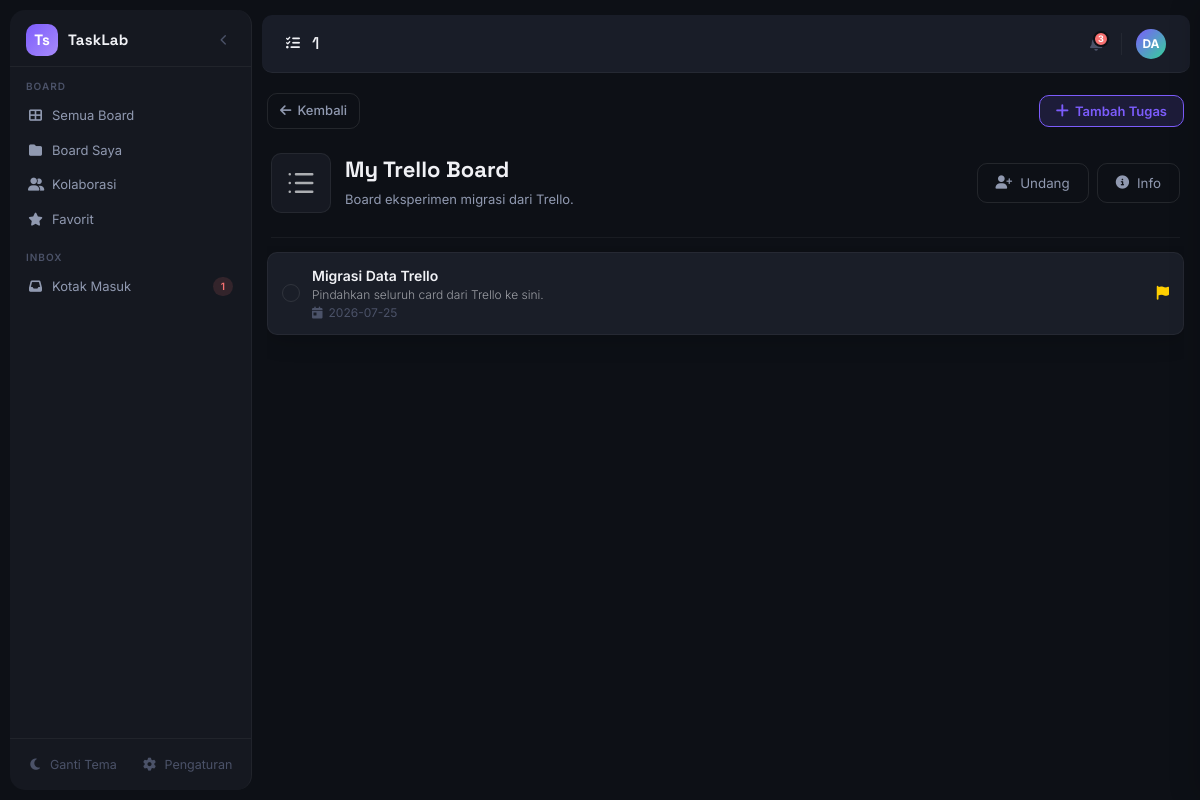
The page /dashboard/board.php?id=3 (signed in) on the database its author committed.
### tables this page shows
CREATE TABLE `boards` (
  `id` int PRIMARY KEY AUTO_INCREMENT,
  `board_name` varchar(255),
  `description` text,
  `cover_board` varchar(255),
  `owner` int,
  `created_at` timestamp,
  `updated_at` timestamp
);

CREATE TABLE `tasks` (
  `id` int PRIMARY KEY AUTO_INCREMENT,
  `task_name` varchar(255),
  `description` text,
  `due_date` datetime,
  `board_id` int,
  `task_status` enum('TODO','DONE'),
  `task_priority` enum('LOW','MEDIUM','HIGH'),
  `created_at` timestamp,
  `updated_at` timestamp
);

### actions/collaboration/invite_helper.php (called while the page is built, shortened)
<?php
function getBoardRole($conn, $board_id, $user_id)
{
    $stmt = mysqli_prepare($conn, "SELECT owner FROM boards WHERE id = ?");
    mysqli_stmt_bind_param($stmt, "i", $board_id);
    mysqli_stmt_execute($stmt);
    $board = mysqli_fetch_assoc(mysqli_stmt_get_result($stmt));
    if ((int) $board['owner'] === (int) $user_id) {
        return 'owner';
    }
    $stmt = mysqli_prepare($conn, "SELECT role FROM board_members WHERE board_id = ? AND user_id = ?");
    mysqli_stmt_bind_param($stmt, "ii", $board_id, $user_id);
    mysqli_stmt_execute($stmt);
    $member = mysqli_fetch_assoc(mysqli_stmt_get_result($stmt));
    return $member ? $member['role'] : null;
}
function canInviteToBoard($conn, $board_id, $user_id)
{
    $role = getBoardRole($conn, $board_id, $user_id);
    return in_array($role, ['owner', 'admin'], true);
}

### actions/board/detail_board_get.php (called while the page is built, shortened)
<?php
$board_id = (int) $_GET['id'];
$stmtboard = mysqli_prepare($conn, "SELECT * FROM boards WHERE id = ?");
mysqli_stmt_bind_param($stmtboard, "i", $board_id);
mysqli_stmt_execute($stmtboard);
$resultboard = mysqli_stmt_get_result($stmtboard);
function getTasksByBoard($board_id)
{
    global $conn;
    $stmt = mysqli_prepare(
        $conn,
        "SELECT *
         FROM tasks
         WHERE board_id = ?
         ORDER BY created_at DESC"
    );
    mysqli_stmt_bind_param($stmt, "i", $board_id);
    mysqli_stmt_execute($stmt);
    return mysqli_stmt_get_result($stmt);
}

### dashboard/board.php (the view, shortened to what this page needs)
<?php
include "../actions/connection.php";
include "../actions/board/detail_board_get.php";
include "../actions/board/board_collab_get.php";
include "../actions/collaboration/invite_helper.php";
$board_id = (int) $_GET['id'];
$tasks  = getTasksByBoard($board_id);
$current_user_id = (int) ($_SESSION['user_id'] ?? 0);
$canInvite        = canInviteToBoard($conn, $board_id, $current_user_id);
?>
<!DOCTYPE html>
<html lang="id">
<head>
    <link rel="stylesheet" href="https://cdnjs.cloudflare.com/ajax/libs/font-awesome/6.5.0/css/all.min.css" />
    <link rel="stylesheet" href="../public/css/profile.css">
    <link rel="stylesheet" href="../public/css/global.css" />
    <link rel="stylesheet" href="../public/css/theme.css" />
    <link rel="stylesheet" href="../public/css/board-detail.css" />
    <link rel="stylesheet" href="../public/css/board-info-panel.css" />
    <link rel="stylesheet" href="../public/css/index.css" />
    <link rel="stylesheet" href="../public/css/modal.css" />
    <link rel="stylesheet" href="../public/css/header.css" />
    <link rel="stylesheet" href="../public/css/sidebar.css" />
</head>
<body>
    <div class="shell">
        <?php include '../includes/sidebar.php'; ?>
        <div class="content-col">
            <?php include '../includes/header.php'; ?>
            <div class="root">
                <main class="main-board">
                    <div class="board-detail">
                        <div class="toolbar">
                            <a href="/dashboard.php" class="btn-back">
                                <i class="fa-solid fa-arrow-left"></i> Kembali
                            </a>
                            <button class="btn-add" onclick="openTodoModal(<?= $board['id'] ?>)">
                                <i class="fa-solid fa-plus"></i> Tambah Tugas
                            </button>
                        </div>
                        <div class="board-detail-header">
                            <div class="board-detail-left">
                                <div class="group-icon">
                                    <svg xmlns="http://www.w3.org/2000/svg" width="1em" height="1em" viewBox="0 0 24 24">
                                        <path d="M0 0h24v24H0z" fill="none" />
                                        <path fill="none" stroke="currentColor" stroke-linecap="round" stroke-linejoin="round" stroke-width="2" d="M3 5h.01M3 12h.01M3 19h.01M8 5h13M8 12h13M8 19h13" />
                                    </svg>
                                </div>
                                <div>
                                    <h1 class="board-detail-title" id="boardTitle">
                                        <?= $board['board_name'] ?>
                                    </h1>
                                    <p class="board-detail-desc" id="boardDesc">
                                        <?= $board['description'] ?>
                                    </p>
                                </div>
                            </div>
                            <div class="board-detail-actions">
                                <?php if ($canInvite): ?>
                                    <button class="btn-cancel" id="boardInviteToggleBtn"
                                        onclick="document.getElementById('inviteModal').classList.add('show')">
                                        <i class="fa-solid fa-user-plus"></i>
                                        <span style="margin-left: 5px;">Undang</span>
                                    </button>
                                <?php endif; ?>
                                <button class="btn-cancel" id="boardChatToggleBtn" onclick="BoardInfoPanel.toggle()">
                                    <i class="fa-solid fa-circle-info"></i>
                                    <span style="margin-left: 5px;">Info</span>
                                </button>
                            </div>
                        </div>
                        <div class="divider-section"></div>
                        <div class="board-detail-list" id="boardDetailBody">
                            <div class="tasks-list tasks-list-detail">
                                <?php if (mysqli_num_rows($tasks) === 0): ?>
                                    <div class="empty-state">
                                        <i class="fa-solid fa-clipboard-list"></i>
                                        <p>Belum ada tugas di board ini.</p>
                                    </div>
                                <?php else: ?>
                                    <?php while ($task = mysqli_fetch_assoc($tasks)): ?>
                                        <?php
                                        $dot = "gray";
                                        switch ($task['task_priority']) {
                                            case "MEDIUM":
                                                $dot = "#FFCF00";
                                                break;
                                        }
                                        $isDone = $task['task_status'] === 'DONE';
                                        ?>
                                        <div class="task-card <?= $isDone ? 'done' : '' ?>">
                                            <div class="task-check <?= $isDone ? 'done' : '' ?>"
                                                data-task-id="<?= $task['id'] ?>"
                                                onclick="event.stopPropagation(); TaskToggle.toggle(this)"></div>
                                            <div class="task-body" onclick="TaskDetailModal.open(<?= $task['id'] ?>)">
                                                <div class="task-title">
                                                    <?= $task['task_name'] ?>
                                                </div>
                                                <div class="task-desc">
                                                    <?= $task['description'] ?>
                                                </div>
                                                <div class="task-meta">
                                                    <?php if (!empty($task['due_date'])): ?>
                                                        <div class="task-meta-item">
                                                            <i class="fa-solid fa-calendar-day"></i>
                                                            <span><?= date('Y-m-d', strtotime($task['due_date'])) ?></span>
                                                        </div>
                                                    <?php endif; ?>
                                                </div>
                                            </div>
                                            <div class="task-right">
                                                <i class="fa-solid fa-flag" style="color: <?= $dot ?>"></i>
                                            </div>
                                        </div>
                                    <?php endwhile; ?>
                                <?php endif; ?>
                            </div>
                        </div>
                    </div>
                </main>
            </div>
        </div>
    </div>
</body>
</html>

### public/css/global.css (style rules this page uses)
:root { --bg-rail: #191d28; --bg-deep: #0d1016; --bg-panel: #151820; --bg-card: #1a1e28; --bg-hover: #ffffff08; --border: #ffffff0d; --border-hi: #ffffff18; --accent: #7c5cfc; --accent-dim: #7c5cfc26; --accent-glow: #7c5cfc55; --accent2: #34d399; --accent2-dim: #34d39926; --text-hi: #f0f1f5; --text-mid: #9099b0; --text-lo: #4b5268; --danger: #f87171; --warn: #fbbf24; --success: #34d399; --rail-w: 64px; --nav-w: 242px; --header-h: 58px; --footer-h: 44px; --font-body: "Inter", sans-serif; --font-display: "Space Grotesk", sans-serif; --r-sm: 6px; --r-md: 10px; --r-lg: 14px; --shadow-card: 0 4px 24px #00000030; }
*, *::before, *::after { box-sizing: border-box; margin: 0; padding: 0; }
html, body { height: 100%; font-family: var(--font-body); background: var(--bg-deep); color: var(--text-hi); font-size: 14px; line-height: 1.5; -webkit-font-smoothing: antialiased; }
a { text-decoration: none; color: inherit; }
button { font-family: var(--font-body); cursor: pointer; border: none; }
.shell { display: flex; height: 100vh; overflow: hidden; padding: 10px; gap: 10px; }
.content-col { display: flex; flex-direction: column; flex: 1; min-width: 0; overflow: hidden; }
.btn-back { display: flex; align-items: center; gap: 6px; color: var(--text-mid); font-size: 13px; font-weight: 500; text-decoration: none; padding: 7px 12px; border-radius: var(--r-md); border: 1px solid var(--border-hi); transition: 0.15s; white-space: nowrap; }

### public/css/theme.css (style rules this page uses)
html, body, .rail, .sidebar, .hdr, .content-body, [class*="card"], [class*="modal"], [class*="panel"] { transition: background-color 0.2s ease, color 0.2s ease, border-color 0.2s ease; }

### public/css/board-detail.css (style rules this page uses)
.board-detail-header { display: flex; align-items: center; justify-content: space-between; gap: 16px; padding: 8px 4px 16px; }
.board-detail-left { display: flex; align-items: flex-start; gap: 14px; }
.board-detail-left .group-icon { width: 60px; height: 60px; border-radius: var(--r-md); background: var(--bg-card); border: 1px solid var(--border-hi); font-size: 30px; opacity: 0.7; }
.board-detail-title { font-family: var(--font-display); font-size: 22px; color: var(--text-hi); margin: 0 0 4px; }
.board-detail-desc { font-size: 13px; color: var(--text-mid); margin: 0; max-width: 520px; line-height: 1.5; }
.board-detail-actions { display: flex; gap: 8px; flex-shrink: 0; }
.board-detail { width: 100%; }
.main-board { width: 100%; display: flex; }
.btn-cancel { display: flex; justify-content: center; align-items: center; gap: 3px; }

### public/css/board-info-panel.css (style rules this page uses)
.tasks-list.tasks-list-detail { position: relative; }
.board-detail-list { overflow-y: scroll; overflow-x: hidden; height: 67vh; padding-bottom: 15px; }

### rows shown on the page
boards: board_name "My Trello Board", description "Board eksperimen migrasi dari Trello."
tasks: task_name "Migrasi Data Trello", description "Pindahkan seluruh card dari Trello ke sini.", due_date "2026-07-25"

### other values the page prints
$item['label'] "Semua Board"
$item['label'] "Board Saya"
$item['label'] "Kolaborasi"
$item['label'] "Favorit"
$item['label'] "Kotak Masuk"
$item['pill'] "1"
$userId "1"
